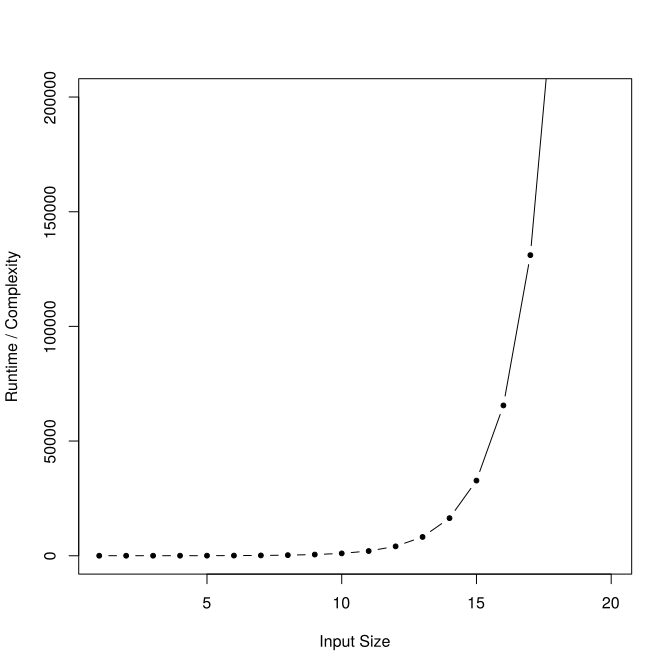

Generate this figure with R:
x <- 1:20
y <- 2 ^ x

svg("exponential.svg")

plot(x, y, type = "b", xlab = "Input Size", ylab = "Runtime / Complexity", pch = 20, xlim=c(1, 20), ylim=c(1, 200000))
